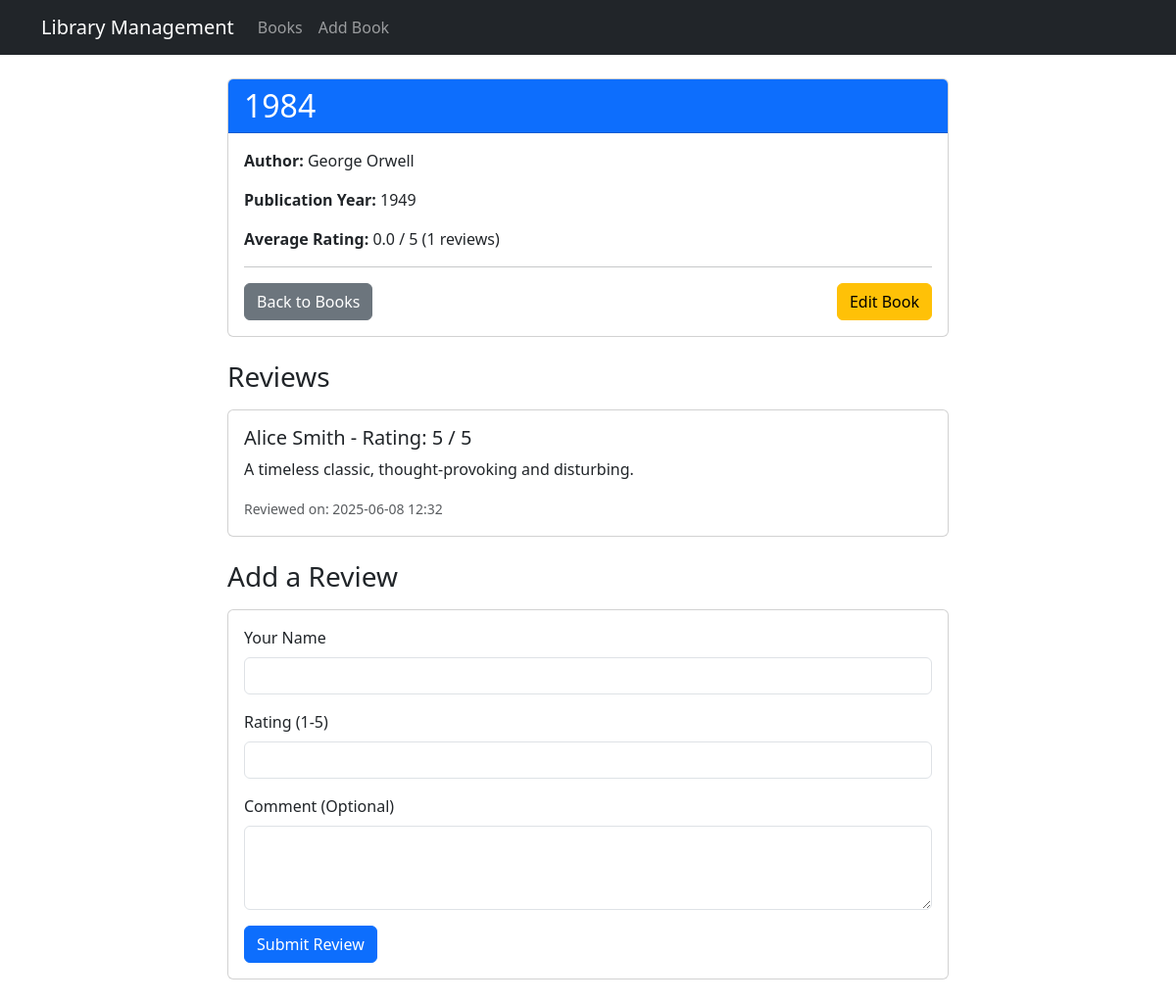
The page /book/2 on the database its author committed.
### app/models/book.py (models this page shows, shortened)
class Book(db.Model):
    id = db.Column(db.Integer, primary_key=True)
    title = db.Column(db.String(100), nullable=False)
    publication_year = db.Column(db.Integer, nullable=False)
    author_id = db.Column(db.Integer, db.ForeignKey('author.id'), nullable=False)
    created_at = db.Column(db.DateTime, default=datetime.utcnow)
    updated_at = db.Column(db.DateTime, default=datetime.utcnow, onupdate=datetime.utcnow)

### app/models/author.py (models this page shows, shortened)
class Author(db.Model):
    id = db.Column(db.Integer, primary_key=True)
    name = db.Column(db.String(100), nullable=False, unique=True)
    books = db.relationship('Book', backref='author', lazy=True)

### app/models/review.py (models this page shows, shortened)
class Review(db.Model):
    id = db.Column(db.Integer, primary_key=True)
    book_id = db.Column(db.Integer, db.ForeignKey('book.id'), nullable=False)
    person_id = db.Column(db.Integer, db.ForeignKey('person.id'), nullable=False)
    rating = db.Column(db.Integer, nullable=False) # e.g., 1-5 stars
    comment = db.Column(db.Text, nullable=True)
    created_at = db.Column(db.DateTime, default=datetime.utcnow)
    book = db.relationship('Book', backref=db.backref('reviews', cascade="all, delete-orphan"))
    person = db.relationship('Person', backref=db.backref('reviews', cascade="all, delete-orphan"))

### app/models/person.py (models this page shows, shortened)
class Person(db.Model):
    id = db.Column(db.Integer, primary_key=True)
    name = db.Column(db.String(100), nullable=False)
    created_at = db.Column(db.DateTime, default=datetime.utcnow)
    borrowings = db.relationship('Borrowing', backref='borrower', lazy=True)

### app/controllers/book_controller.py (the view)
@book_bp.route('/book/<int:id>')
def book_detail(id):
    book = Book.query.get_or_404(id)
    reviews = Review.query.filter_by(book_id=book.id).order_by(Review.created_at.desc()).all()
    return render_template('book_detail.html', book=book, reviews=reviews)

### run.py (called while the page is built)
@app.context_processor
def inject_now():
    return {'now': datetime.now()}

### app/templates/book_detail.html (shortened to what this page needs)
{% extends "base.html" %}
{% block content %}
<div class="row">
    <div class="col-md-8 offset-md-2">
        <div class="card mb-4">
            <div class="card-header bg-primary text-white">
                <h2 class="mb-0">{{ book.title }}</h2>
            </div>
            <div class="card-body">
                <p class="card-text"><strong>Author:</strong> {{ book.author.name }}</p>
                <p class="card-text"><strong>Publication Year:</strong> {{ book.publication_year }}</p>
                <p class="card-text"><strong>Average Rating:</strong>
                    {% if book.reviews %}
                        {% set total_rating = 0 %}
                        {% for review in book.reviews %}
                            {% set total_rating = total_rating + (review.rating | int) %}
                        {% endfor %}
                        {{ "%.1f" | format(total_rating / book.reviews|length) }} / 5 ({{ book.reviews|length }} reviews)
                    {% else %}
                        No reviews yet.
                    {% endif %}
                </p>
                <hr>
                <div class="d-flex justify-content-between">
                    <a href="{{ url_for('book.index') }}" class="btn btn-secondary">Back to Books</a>
                    <a href="{{ url_for('book.edit_book', id=book.id) }}" class="btn btn-warning">Edit Book</a>
                </div>
            </div>
        </div>
        <h3 class="mb-3">Reviews</h3>
        {% if reviews %}
            {% for review in reviews %}
            <div class="card mb-2">
                <div class="card-body">
                    <h5 class="card-title">{{ review.person.name }} - Rating: {{ review.rating }} / 5</h5>
                    <p class="card-text">{{ review.comment }}</p>
                    <small class="text-muted">Reviewed on: {{ review.created_at.strftime('%Y-%m-%d %H:%M') }}</small>
                </div>
            </div>
            {% endfor %}
        {% else %}
            <p>No reviews for this book yet. Be the first to add one!</p>
        {% endif %}
        <h3 class="mt-4 mb-3">Add a Review</h3>
        <div class="card mb-4">
            <div class="card-body">
                <form method="POST" action="{{ url_for('book.add_review', id=book.id) }}">
                    <div class="mb-3">
                        <label for="person_name" class="form-label">Your Name</label>
                        <input type="text" class="form-control" id="person_name" name="person_name" required>
                    </div>
                    <div class="mb-3">
                        <label for="rating" class="form-label">Rating (1-5)</label>
                        <input type="number" class="form-control" id="rating" name="rating" min="1" max="5" required>
                    </div>
                    <div class="mb-3">
                        <label for="comment" class="form-label">Comment (Optional)</label>
                        <textarea class="form-control" id="comment" name="comment" rows="3"></textarea>
                    </div>
                    <button type="submit" class="btn btn-primary">Submit Review</button>
                </form>
            </div>
        </div>
    </div>
</div>
{% endblock %}

### app/static/css/style.css (style rules this page uses)
body { padding-top: 0; }

### rows shown on the page
Book: title "1984", publication_year "1949"
Author: author.name "George Orwell"
Review: person.name "Alice Smith", rating "5", comment "A timeless classic, thought-provoking and disturbing.", created_at "2025-06-08 12:32"

### other values the page prints
{{ "%.1f" | format(total_rating / book.reviews|length) }} "0.0"
{{ book.reviews|length }} "1"
